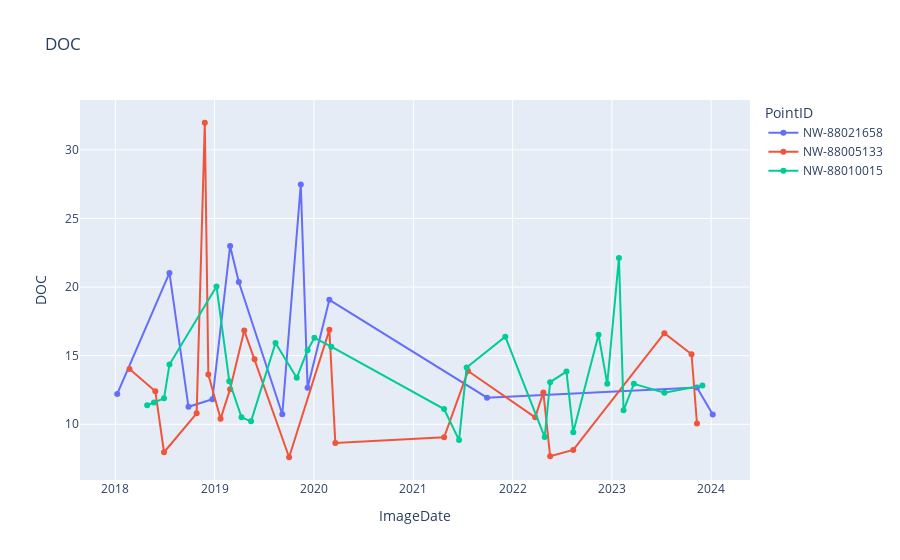

The cell this chart's notebook holds for it:
### Code cell
fig = px.line(res_read, x="ImageDate", y="DOC", markers=True, color='PointID', title = "DOC")
fig.show()

### Figure 1 — Plotly figure (JSON) as saved in the notebook; plotly's stock layout.template omitted (floating-point values rounded to 4 significant figures)
{"data": [{"hovertemplate": "PointID=NW-88021658<br>ImageDate=%{x}<br>DOC=%{y}<extra></extra>", "legendgroup": "NW-88021658", "line": {"color": "#636efa", "dash": "solid"}, "marker": {"symbol": "circle"}, "mode": "lines+markers", "name": "NW-88021658", "orientation": "v", "showlegend": true, "type": "scatter", "x": ["2018-01-08", "2018-07-19", "2018-09-27", "2018-12-24", "2019-02-27", "2019-03-31", "2019-09-07", "2019-11-14", "2019-12-09", "2020-02-27", "2021-09-29", "2023-11-10", "2024-01-07"], "xaxis": "x", "y": [12.21, 21.03, 11.27, 11.82, 22.99, 20.36, 10.73, 27.48, 12.67, 19.07, 11.94, 12.67, 10.71], "yaxis": "y"}, {"hovertemplate": "PointID=NW-88005133<br>ImageDate=%{x}<br>DOC=%{y}<extra></extra>", "legendgroup": "NW-88005133", "line": {"color": "#EF553B", "dash": "solid"}, "marker": {"symbol": "circle"}, "mode": "lines+markers", "name": "NW-88005133", "orientation": "v", "showlegend": true, "type": "scatter", "x": ["2018-02-22", "2018-05-28", "2018-06-29", "2018-10-27", "2018-11-26", "2018-12-09", "2019-01-23", "2019-02-27", "2019-04-20", "2019-05-28", "2019-10-02", "2020-02-27", "2020-03-20", "2021-04-24", "2021-07-21", "2022-03-25", "2022-04-24", "2022-05-19", "2022-08-12", "2023-07-13", "2023-10-21", "2023-11-10"], "xaxis": "x", "y": [14.02, 12.41, 7.963, 10.8, 31.97, 13.63, 10.4, 12.56, 16.83, 14.73, 7.598, 16.88, 8.637, 9.05, 13.88, 10.51, 12.32, 7.678, 8.128, 16.64, 15.11, 10.06], "yaxis": "y"}, {"hovertemplate": "PointID=NW-88010015<br>ImageDate=%{x}<br>DOC=%{y}<extra></extra>", "legendgroup": "NW-88010015", "line": {"color": "#00cc96", "dash": "solid"}, "marker": {"symbol": "circle"}, "mode": "lines+markers", "name": "NW-88010015", "orientation": "v", "showlegend": true, "type": "scatter", "x": ["2018-04-28", "2018-05-23", "2018-06-29", "2018-07-19", "2019-01-08", "2019-02-24", "2019-04-10", "2019-05-15", "2019-08-13", "2019-10-30", "2019-12-09", "2020-01-03", "2020-03-05", "2021-04-24", "2021-06-18", "2021-07-16", "2021-12-05", "2022-04-29", "2022-05-19", "2022-07-18", "2022-08-12", "2022-11-13", "2022-12-15", "2023-01-27", "2023-02-13", "2023-03-23", "2023-07-13", "2023-11-30"], "xaxis": "x", "y": [11.39, 11.59, 11.89, 14.36, 20.05, 13.14, 10.5, 10.21, 15.92, 13.39, 15.4, 16.3, 15.66, 11.11, 8.847, 14.14, 16.38, 9.066, 13.07, 13.84, 9.42, 16.53, 12.95, 22.11, 11.02, 12.95, 12.31, 12.82], "yaxis": "y"}], "layout": {"autosize": true, "legend": {"title": {"text": "PointID"}, "tracegroupgap": 0}, "title": {"text": "DOC"}, "xaxis": {"anchor": "y", "autorange": true, "domain": [0, 1], "range": ["2017-08-27 11:17:19.0016", "2024-05-19 12:42:40.9984"], "title": {"text": "ImageDate"}, "type": "date"}, "yaxis": {"anchor": "x", "autorange": true, "domain": [0, 1], "range": [5.586, 33.99], "title": {"text": "DOC"}, "type": "linear"}}}
